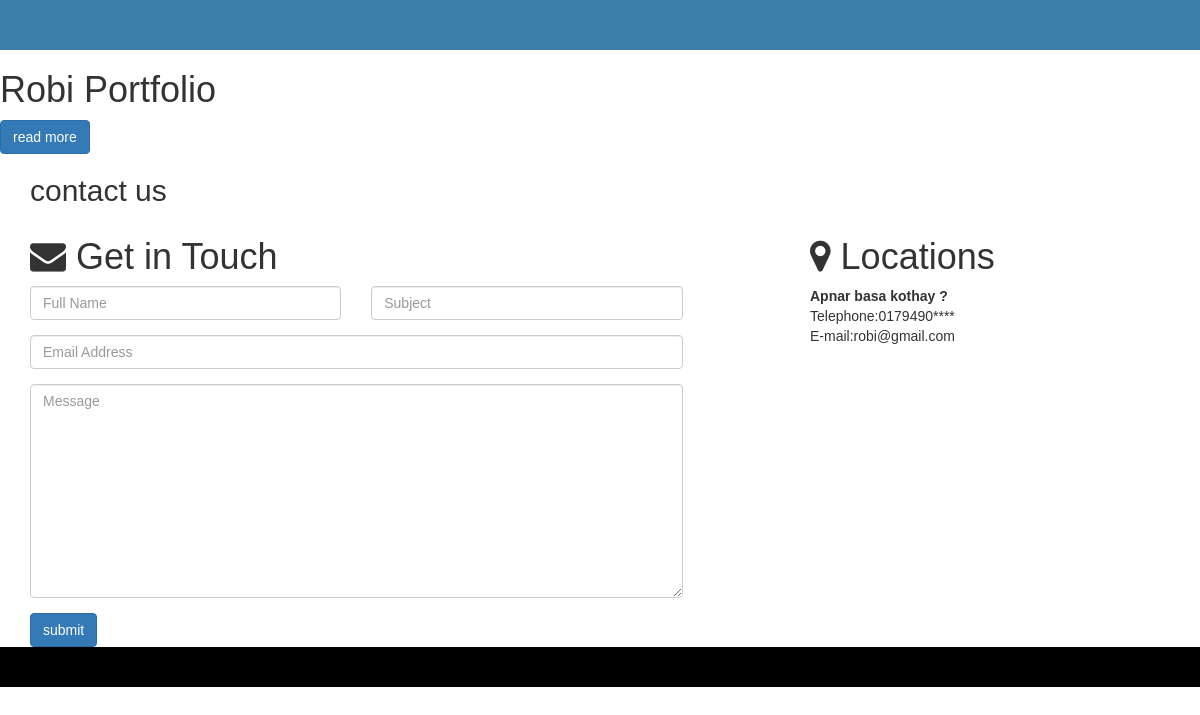
The page /contact.php (signed in) on the database its author committed.
### tables this page shows
CREATE TABLE `setting` (
  `id` int(11) NOT NULL,
  `type_name` varchar(100) NOT NULL,
  `type_value` text NOT NULL
);

### admin/functions/function.php (called while the page is built, shortened)
<?php session_start();
function get_header(){
   require_once 'includes/header.php';
}
function get_footer(){
   require_once 'includes/footer.php';
}
function get_data($table='', $key='',$val='',$col='')
{
  global $con;
  $sql = "SELECT * FROM $table WHERE $key = '$val'";
  $res = mysqli_query($con, $sql);
  $data = mysqli_fetch_assoc($res);
  return $data[$col];
}

### contact.php (the view, shortened to what this page needs)
<?php
  require_once 'functions/function.php';
  get_header();
 ?>
            <div class="banner-full-image">
                <div class="banner-title">
                    <h1><?php echo get_data('setting','type_name' , 'site_name', 'type_value'); ?></h1>
                    <a class="btn btn-primary" href="index.php">read more</a>
                </div>
            </div>
            <section id="contact" class="section-padding">
                <div class="container">
                    <div class="text-head">
                        <h2>contact us</h2>
                    </div>
                    <div class="row">
                        <div class="col-md-7 col-sm-7 col-xs-12 width-set-60">
                            <h1 class="maintitle"><span><i class="fa fa-envelope"></i> Get in Touch</span></h1>
                            <div class="wrapcontact">
                                <form action="" method="post" id="contactform">
                                    <div class="row">
                                        <div class="col-md-6">
                                            <div class="form-group">
                                                <input type="text" class="form-control" placeholder="Full Name" name="name">
                                            </div>
                                        </div>
                                        <div class="col-md-6">
                                            <div class="form-group">
                                                <input type="text" class="form-control" placeholder="Subject" name="subject">
                                            </div>
                                        </div>
                                        <div class="col-md-12">
                                            <div class="form-group">
                                                <input type="email" class="form-control" placeholder="Email Address" name="email">
                                            </div>
                                            <div class="form-group">
                                                <textarea name="message" id="message" placeholder="Message" cols="30" class="form-control" rows="10"></textarea>
                                            </div>
                                            <input name="submit" type="submit" class="btn btn-primary" value="submit">
                                        </div>
                                    </div>
                                </form>
                            </div>
                        </div>
                        <div class="col-md-4 col-md-offset-1 col-sm-4 col-sm-offset-1 col-xs-12 width-set-40">
                            <h1 class="maintitle"><span><i class="fa fa-map-marker"></i> Locations</span></h1>
                            <dl>
                                <dt><?php echo get_data('setting','type_name' , 'site_address', 'type_value'); ?></dt>
                                <dd><span>Telephone:</span><?php echo get_data('setting','type_name' , 'site_phone', 'type_value'); ?></dd>
                                <dd><span>E-mail:</span><?php echo get_data('setting','type_name' , 'site_email', 'type_value'); ?></dd>
                            </dl>
                        </div>
                    </div>
                </div>
            </section>
          <?php get_footer(); ?>

### admin/includes/header.php (shortened to what this page needs)
<!DOCTYPE html>
<html lang="en">
  <head>
    <link type="text/css" rel="stylesheet" href="assets/css/font-awesome.min.css"/>
    <link type="text/css" href="assets/css/bootstrap.min.css" rel="stylesheet">
    <link type="text/css" rel="stylesheet" href="assets/css/style.css"/>
  </head>
  <body>
  	<div class="container-fluid header_full">
    	<div class="container header">
        </div>
    </div>

### admin/includes/footer.php (shortened to what this page needs)
			<div class="container-fluid footer_full">
			<div class="container footer">
			</div>
			</div>
</body>
</html>

### admin/assets/css/style.css (style rules this page uses)
* { margin:0px; padding:0px; outline:0px; }
a { text-decoration:none; }
body { font-family:Verdana, Geneva, sans-serif; }
.header_full { background:#3b80a9; }
.header { height:50px; }
.footer_full { background-color:#000; }
.footer { height:40px; }

### rows shown on the page
setting: type_value "Robi Portfolio"
setting: type_value "Apnar basa kothay ?"
setting: type_value "0179490****"
setting: type_value "robi@gmail.com"
